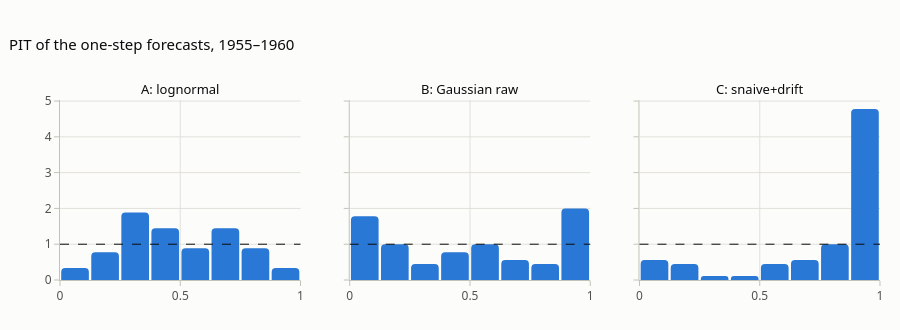
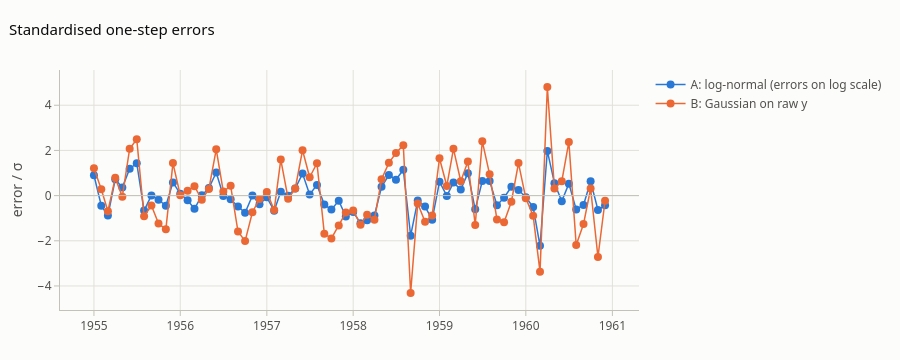

Notebook source saved alongside these figures, in order:
### Code cell
pits = {"A: lognormal": stats.norm.cdf(np.log(yv), muA, sdA),
        "B: Gaussian raw": stats.norm.cdf(yv, muB, sdB),
        "C: snaive+drift": stats.norm.cdf(yv, muC, sdC)}
fig = pf.subplots(1, 3, titles=list(pits), shared_yaxes=True, height=330, title="PIT of the one-step forecasts, 1955–1960")
for c, u in enumerate(pits.values(), start=1):
    pf.add_pit(fig, u, bins=8, row=1, col=c)
fig.update_layout(margin=dict(t=100))
fig.show()

# Heteroscedasticity check: the raw-scale model has constant sigma, but errors grow with the level
fig = go.Figure()
for k, (lab, e) in enumerate([("A: log-normal (errors on log scale)", (np.log(yv) - muA) / sdA),
                              ("B: Gaussian on raw y", (yv - muB) / sdB)]):
    fig.add_trace(go.Scatter(x=y_eval.index, y=e, mode="lines+markers", name=lab, line=dict(color=pf.SERIES[k], width=1.5),
                             marker=dict(size=8)))
fig.add_hline(y=0, line=dict(color=pf.INK["axis"], width=1))
fig.update_layout(title="Standardised one-step errors", height=360, hovermode="x unified", yaxis_title="error / σ")
fig.show()
